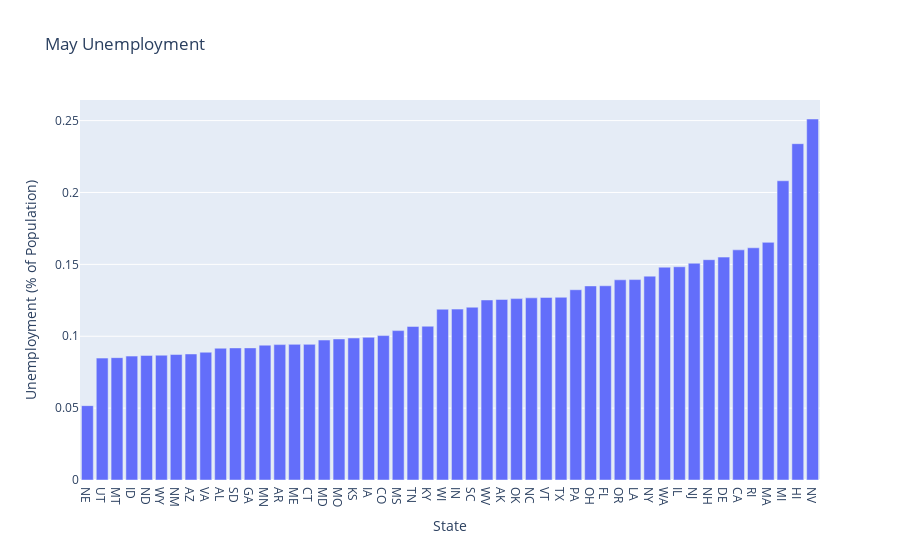

Notebook code cell kept with this figure:
### Code cell
fig.update_xaxes(title_text='State')
fig.update_yaxes(title_text='Unemployment (% of Population)')
fig.show()

### Figure 1 — Plotly figure (JSON) as saved in the notebook; plotly's stock layout.template omitted (floating-point values rounded to 4 significant figures)
{"data": [{"alignmentgroup": "True", "hovertemplate": "state=%{x}<br>rate=%{y}<extra></extra>", "legendgroup": "", "marker": {"color": "#636efa"}, "name": "", "offsetgroup": "", "orientation": "v", "showlegend": false, "textposition": "auto", "type": "bar", "x": ["NE", "UT", "MT", "ID", "ND", "WY", "NM", "AZ", "VA", "AL", "SD", "GA", "MN", "AR", "ME", "CT", "MD", "MO", "KS", "IA", "CO", "MS", "TN", "KY", "WI", "IN", "SC", "WV", "AK", "OK", "NC", "VT", "TX", "PA", "OH", "FL", "OR", "LA", "NY", "WA", "IL", "NJ", "NH", "DE", "CA", "RI", "MA", "MI", "HI", "NV"], "xaxis": "x", "y": [0.05173, 0.08478, 0.08511, 0.08618, 0.08665, 0.08681, 0.08728, 0.08767, 0.08889, 0.09167, 0.09188, 0.0919, 0.09379, 0.09417, 0.09435, 0.09435, 0.09735, 0.09811, 0.09878, 0.09926, 0.1005, 0.1039, 0.1068, 0.107, 0.1188, 0.1189, 0.1202, 0.1252, 0.1256, 0.1262, 0.1267, 0.127, 0.1271, 0.1323, 0.135, 0.1351, 0.1393, 0.1394, 0.1418, 0.148, 0.1483, 0.1508, 0.1532, 0.155, 0.1601, 0.1615, 0.1653, 0.2081, 0.2339, 0.2511], "yaxis": "y"}], "layout": {"barmode": "relative", "legend": {"tracegroupgap": 0}, "title": {"text": "May Unemployment"}, "xaxis": {"anchor": "y", "domain": [0, 1], "title": {"text": "State"}}, "yaxis": {"anchor": "x", "domain": [0, 1], "title": {"text": "Unemployment (% of Population)"}}}}
